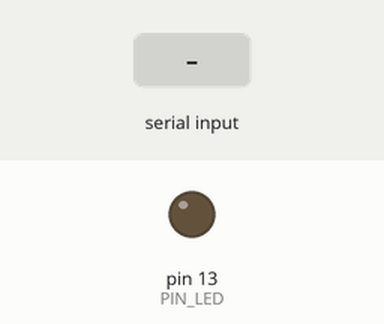
Recording of a sketch running on a simulated Arduino Uno, built with avr-gcc and run on an emulated ATmega328P. Parts: output pins drawn as LEDs (lit = HIGH). Inputs (shaded band) come from the test bench.

Above: at 1.2 s.
1.3 s: "1" received over Serial
At 2.5 s:
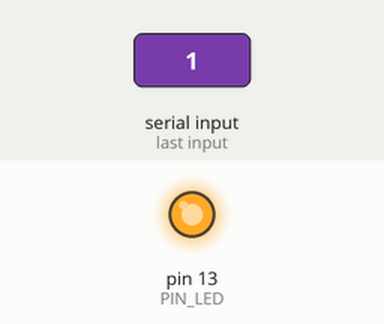
2.8 s: "0" received over Serial
At 3.8 s:
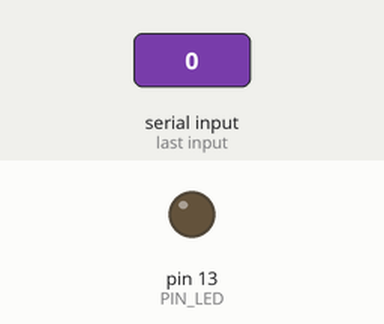
Timing chart, 0 to 5.8 s (numbered marks = the images above; inputs shaded):
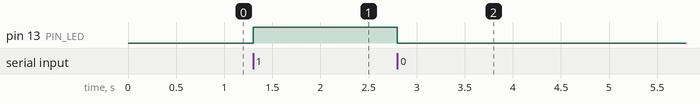

Measured:
- after the input at 1.3 s, pin 13 (PIN_LED): LOW → HIGH at once
- after the input at 2.8 s, pin 13 (PIN_LED): HIGH → LOW at once

The sketch:

Serial_LED.ino
```cpp
int PIN_LED = 13;

void setup()
{
  pinMode(PIN_LED, OUTPUT);
  Serial.begin(9600);
}

void loop()
{
  if(Serial.available() > 0)
  {
    int iRet = Serial.read();
    if(iRet == '1')
    {
      digitalWrite(PIN_LED, HIGH);
    }
    else if(iRet == '0')
    {
      digitalWrite(PIN_LED, LOW);
    }
  }
}
```
